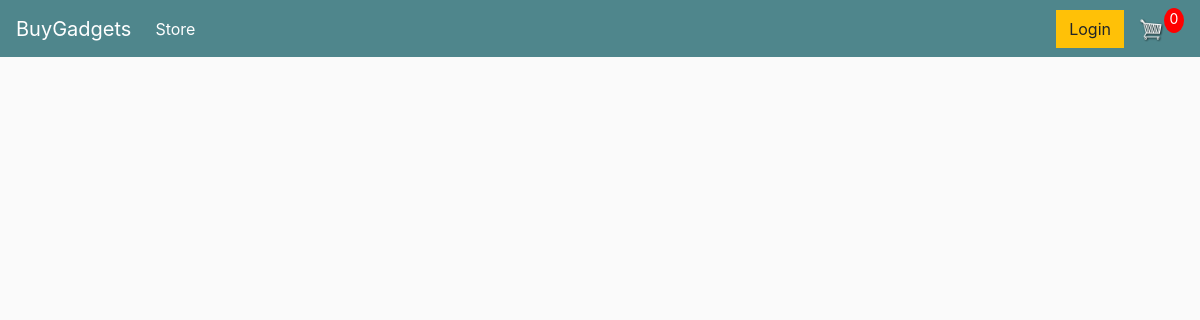
The app's page /, older data.
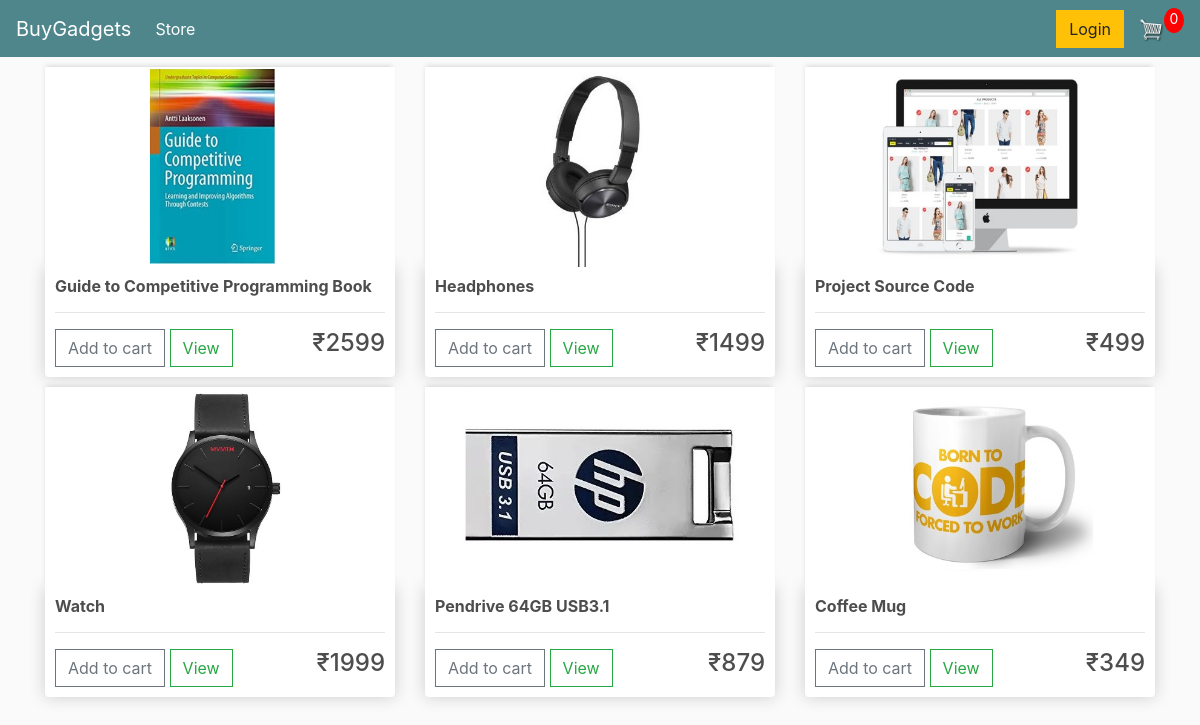
The same page, newer data.
### store/models.py (models this page shows, shortened)
class Product(models.Model):
    name = models.CharField(max_length=200)
    price = models.FloatField()
    digital = models.BooleanField(default=False, null=True, blank=True)
    image = models.ImageField(null=True, blank=True)
    @property
    def imageURL(self):
        try:
            url = self.image.url
        except:
            url = ""
        return url

### store/views.py (the view)
# urls.py: path('', include('store.urls'))
def store(request):
    if request.user.is_authenticated:
        customer = request.user.customer
        order, created = Order.objects.get_or_create(customer=customer, complete=False)
        items = order.orderitem_set.all()
        cartItems = order.get_cart_items
    else:
        items = []
        order = {'get_cart_total': 0, 'get_cart_items': 0, 'shipping': False}
        cartItems = order['get_cart_items']
    products = Product.objects.all()
    context = {"products": products, 'cartItems': cartItems}
    return render(request, 'store/store.html', context)

### store/templates/store/store.html
{% extends 'store/main.html' %}
{% load static %}
{% block content %}
    <div class="row">
        {% for product in products %}
            <div class="col-lg-4">
                <img class="thumbnail" src="{{ product.imageURL }}">
                <div class="box-element product">
                    <h6><strong>{{ product.name }}</strong></h6>
                    <hr>
                    <button data-product={{ product.id }} data-action="add"
                            class="btn btn-outline-secondary add-btn update-cart">Add to cart
                    </button>
                    <a class="btn btn-outline-success" href="#">View</a>
                    <h4 style="display: inline-block; float:right">₹{{ product.price | floatformat:0 }}</h4>
                </div>
            </div>
        {% endfor %}
    </div>
{% endblock content %}

### store/templates/store/main.html (shortened to what this page needs)
<!DOCTYPE html>
{% load static %}
<html lang="en">
<head>
    <link rel="stylesheet" href="https://cdn.jsdelivr.net/npm/bootstrap@4.5.3/dist/css/bootstrap.min.css"
>
    <link rel="stylesheet" type="text/css" href="{% static  "css/main.css" %}">
</head>
<body>
<nav class="navbar navbar-expand-lg navbar-dark bg-dark">
    <a class="navbar-brand" href="{% url 'store' %}">BuyGadgets</a>
    <div class="collapse navbar-collapse" id="navbarSupportedContent">
        <ul class="navbar-nav mr-auto">
          <li class="nav-item active">
            <a class="nav-link" href="{% url 'store' %}">Store <span class="sr-only">(current)</span></a>
          </li>
        </ul>
        <div class="form-inline my-2 my-lg-0">
            <a href="#" class="btn btn-warning">Login</a>
            <a href="{% url 'cart' %}">
                <img id="cart-icon" src="{% static 'images/cart.png' %}">
            </a>
            <p id="cart-total">{{ cartItems }}</p>
        </div>
    </div>
</nav>
<div class="container">
    {% block content %}
    {% endblock content %}
</div>
</body>
</html>

### static/css/main.css (style rules this page uses)
body { background-color: hsl(0, 0%, 98%); }
h1,h2,h3,h4,h5,h6 { color:hsl(0, 0%, 30%); }
.box-element { box-shadow:hsl(0, 0%, 80%) 0 0 16px; background-color: #fff; border-radius: 4px; padding: 10px; }
.thumbnail { width: 100%; height: 200px; -webkit-box-shadow: -1px -3px 5px -2px rgba(214,214,214,1); -moz-box-shadow: -1px -3px 5px -2px rgba(214,214,214,1); box-shadow: -1px -3px 5px -2px rgba(214,214,214,1); }
.product { border-radius: 0 0 4px 4px; }
.bg-dark { background-color: #4f868c!important; }
#cart-icon { width:25px; display: inline-block; margin-left: 15px; }
#cart-total { display: block; text-align: center; color:#fff; background-color: red; width: 20px; height: 25px; border-radius: 50%; font-size: 14px; }
.col-lg-4, .col-lg-6, .col-lg-8, .col-lg-12 { margin-top: 10px; }
.btn { border-radius: 0; }

Row changes from the older to the newer data that the page shows:
added Product: imageURL (picture), name "Guide to Competitive Programming Book", price "2599"
added Product: imageURL (picture), name "Headphones", price "1499"
added Product: imageURL (picture), name "Project Source Code", price "499"
added Product: imageURL (picture), name "Watch", price "1999"
added Product: imageURL (picture), name "Pendrive 64GB USB3.1", price "879"
added Product: imageURL (picture), name "Coffee Mug", price "349"
